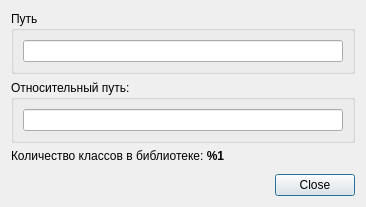
<?xml version="1.0" encoding="UTF-8"?>
<ui version="4.0">
 <class>LibraryPropertiesDialog</class>
 <widget class="QDialog" name="LibraryPropertiesDialog">
  <property name="geometry">
   <rect>
    <x>0</x>
    <y>0</y>
    <width>366</width>
    <height>207</height>
   </rect>
  </property>
  <property name="windowTitle">
   <string>Свойства библиотеки %1</string>
  </property>
  <layout class="QVBoxLayout" name="verticalLayout_3">
   <item>
    <widget class="QGroupBox" name="groupBox">
     <property name="title">
      <string>Путь</string>
     </property>
     <layout class="QVBoxLayout" name="verticalLayout">
      <property name="leftMargin">
       <number>9</number>
      </property>
      <property name="topMargin">
       <number>9</number>
      </property>
      <property name="rightMargin">
       <number>9</number>
      </property>
      <property name="bottomMargin">
       <number>9</number>
      </property>
      <item>
       <widget class="QLineEdit" name="lineEditAbsolutePath">
        <property name="readOnly">
         <bool>true</bool>
        </property>
       </widget>
      </item>
     </layout>
    </widget>
   </item>
   <item>
    <widget class="QGroupBox" name="groupBox1">
     <property name="whatsThis">
      <string>&lt;html&gt;&lt;head/&gt;&lt;body&gt;&lt;p&gt;Для стандартных библиотек указывается путь относительно папки программы Stratum.&lt;/p&gt;&lt;p&gt;Для дополнительных библиотек - относительно папки проекта&lt;/p&gt;&lt;/body&gt;&lt;/html&gt;</string>
     </property>
     <property name="title">
      <string>Относительный путь:</string>
     </property>
     <layout class="QVBoxLayout" name="verticalLayout_2">
      <item>
       <widget class="QLineEdit" name="lineEditRelatedPath">
        <property name="readOnly">
         <bool>true</bool>
        </property>
       </widget>
      </item>
     </layout>
    </widget>
   </item>
   <item>
    <widget class="QLabel" name="labelLibraryClassesCount">
     <property name="text">
      <string>&lt;html&gt;&lt;head/&gt;&lt;body&gt;&lt;p&gt;Количество классов в библиотеке: &lt;span style=&quot; font-weight:600;&quot;&gt;%1&lt;/span&gt;&lt;/p&gt;&lt;/body&gt;&lt;/html&gt;</string>
     </property>
    </widget>
   </item>
   <item>
    <spacer name="verticalSpacer">
     <property name="orientation">
      <enum>Qt::Vertical</enum>
     </property>
     <property name="sizeHint" stdset="0">
      <size>
       <width>20</width>
       <height>54</height>
      </size>
     </property>
    </spacer>
   </item>
   <item>
    <widget class="QDialogButtonBox" name="buttonBox">
     <property name="orientation">
      <enum>Qt::Horizontal</enum>
     </property>
     <property name="standardButtons">
      <set>QDialogButtonBox::Close</set>
     </property>
    </widget>
   </item>
  </layout>
 </widget>
 <resources/>
 <connections>
  <connection>
   <sender>buttonBox</sender>
   <signal>accepted()</signal>
   <receiver>LibraryPropertiesDialog</receiver>
   <slot>accept()</slot>
   <hints>
    <hint type="sourcelabel">
     <x>248</x>
     <y>254</y>
    </hint>
    <hint type="destinationlabel">
     <x>157</x>
     <y>274</y>
    </hint>
   </hints>
  </connection>
  <connection>
   <sender>buttonBox</sender>
   <signal>rejected()</signal>
   <receiver>LibraryPropertiesDialog</receiver>
   <slot>reject()</slot>
   <hints>
    <hint type="sourcelabel">
     <x>316</x>
     <y>260</y>
    </hint>
    <hint type="destinationlabel">
     <x>286</x>
     <y>274</y>
    </hint>
   </hints>
  </connection>
 </connections>
</ui>
